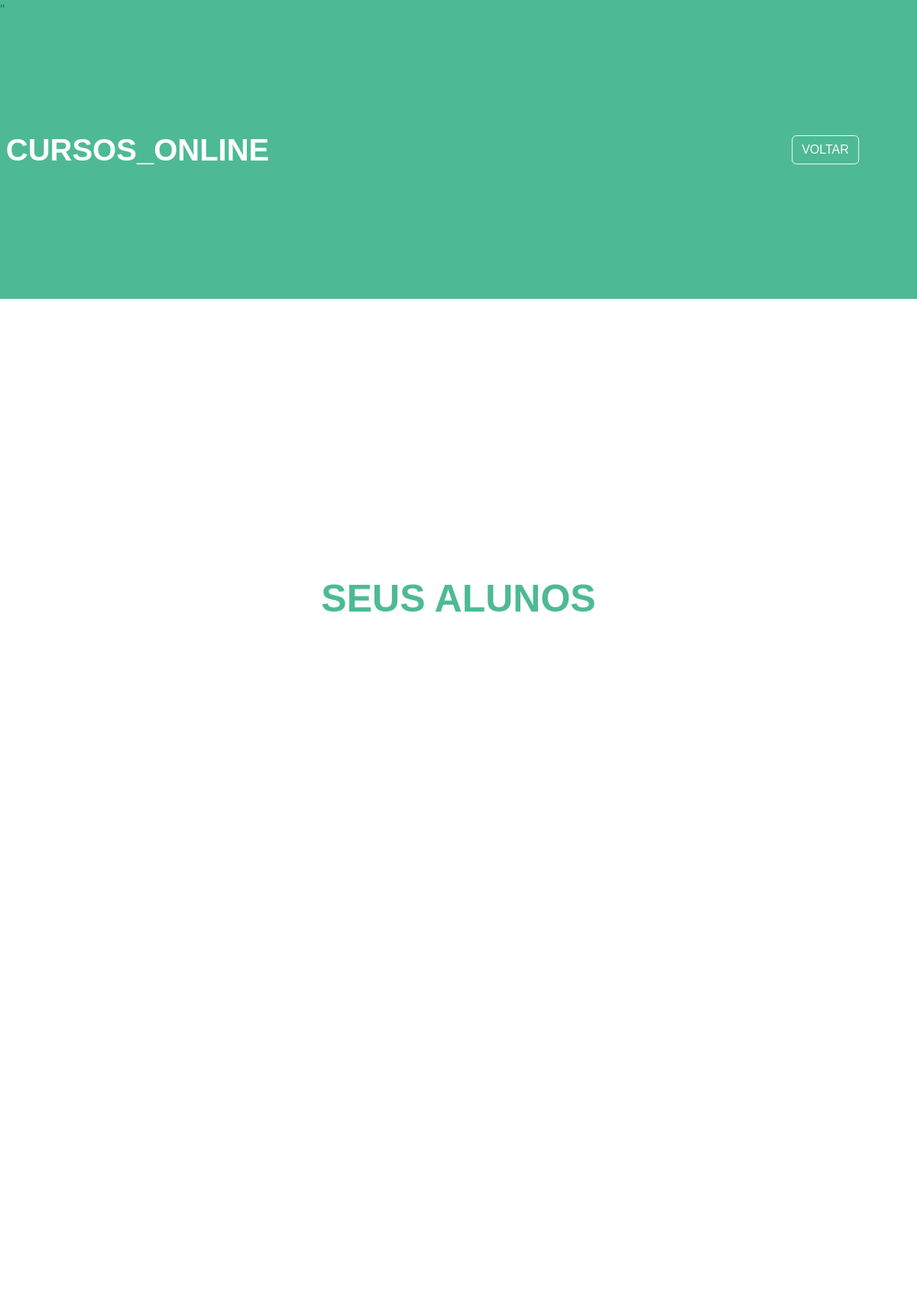
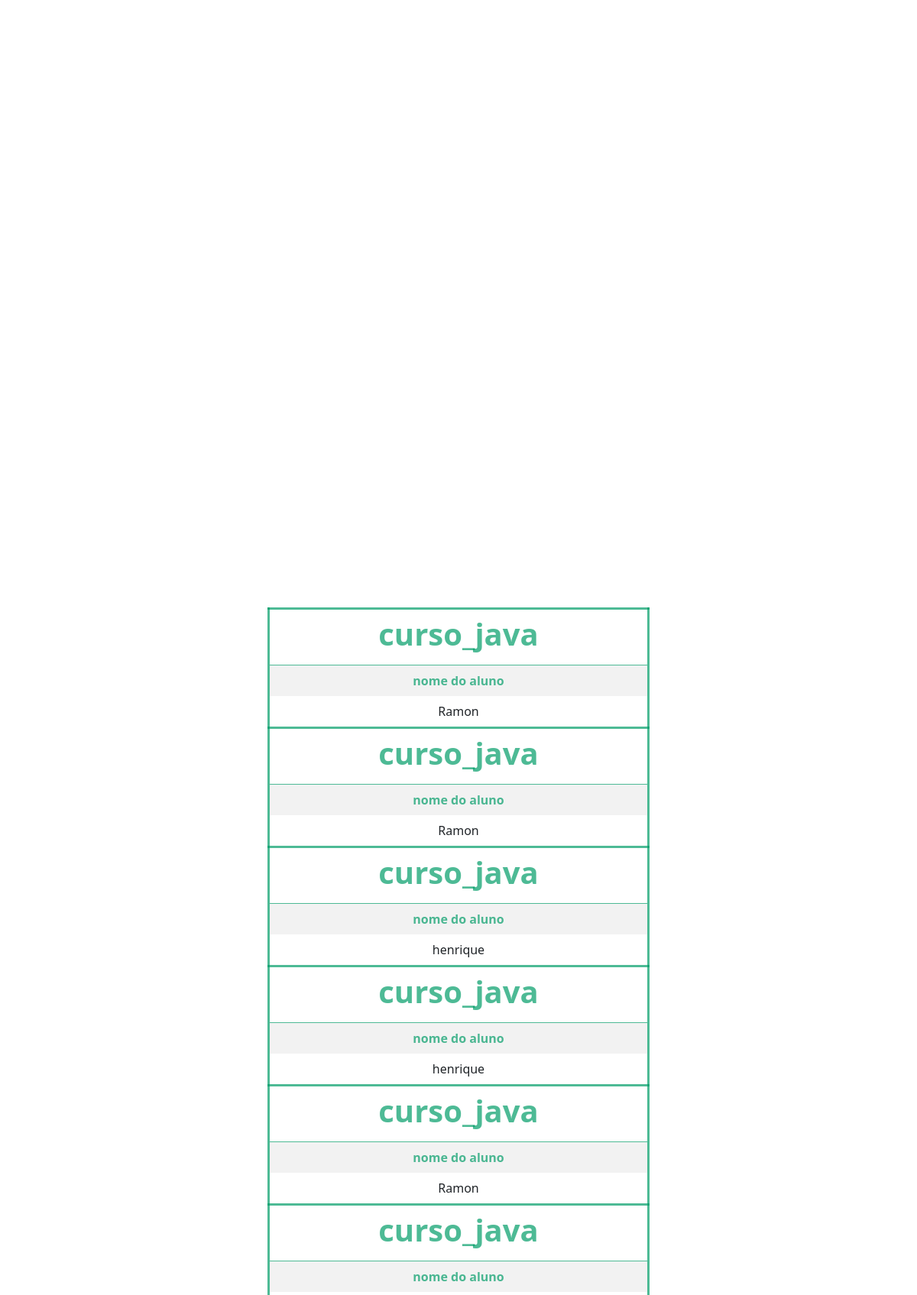
The page /relatorio.php (signed in, upper part) on the database its author committed (2 pictures, top to bottom).
### tables this page shows
CREATE TABLE `curso` (
  `id_curso` int NOT NULL,
  `nome_curso` varchar(255) DEFAULT NULL,
  `valor_curso` varchar(255) DEFAULT NULL,
  `vagas_curso` varchar(255) DEFAULT NULL,
  `tipos_curso` varchar(255) DEFAULT NULL,
  `vagas_ocupadas` varchar(255) DEFAULT NULL,
  `id_adm` int DEFAULT NULL
);

CREATE TABLE `aluno` (
  `id_aluno` int NOT NULL,
  `nome_aluno` varchar(255) DEFAULT NULL,
  `email_aluno` varchar(255) NOT NULL,
  `senha_aluno` varchar(255) DEFAULT NULL
);

### relatorio.php (the view, shortened to what this page needs)
<!DOCTYPE html>
<html lang="en">
<head>
</head>
<body>
<!DOCTYPE html>
<html lang="en">
<head>
    <link rel="stylesheet" href="css/formulario.css">
    <link href="https://cdn.jsdelivr.net/npm/bootstrap@5.3.0-alpha1/dist/css/bootstrap.min.css" rel="stylesheet">
</head>
<body>
<div id="pdf">
<div id="box_menu">
        <center><h1 id="titulo_1"><b id="b">CURSOS_ONLINE</b></h1></center>
        <a href='pagina_inicial_adm.php'><button class='btn btn-outline-light' id='login_1'>VOLTAR</button></a>
        </div>
        <h1 id='txt'><b>SEUS ALUNOS</b></h1>"
</body>
</html>
<?php
require_once "back_and/db_connect.php";
$email = $_SESSION["email_adm"];
$sql = "SELECT c.nome_curso, al.nome_aluno, c.tipos_curso, a.nome_adm, al.email_aluno from curso as c, adm as a, aluno as al, matricula as m
where c.id_adm = a.id_adm and m.id_aluno = al.id_aluno and c.id_curso = m.id_curso and a.email_adm = '$email'";
$result = $connect->query($sql);
if($result->num_rows > 0){
    echo "<div id='box_tabela'>";
    echo "<table  class='table table-striped' id='tabela'>";
    while($row = $result -> fetch_assoc()){
        echo "<thead><tr><th><center><h1><b>".$row['nome_curso']."</b></h1></center></th></tr></thead>";
        echo "<tbody>
                     <tr><td><center><b>nome do aluno</b></center></td></tr>
                     <tr><td><center>".$row["nome_aluno"]."</center></td></tr>
              </tbody>";
    }
    echo "</table>";
    echo "</div>";
}
?>
</body>
</html>

### css/formulario.css (style rules this page uses)
* { padding: 0; margin: 0; }
#login_1 { position: absolute; top: 50%; left: 90%; transform: translate(-50%,-50%); }
#titulo_1 { position: absolute; top: 50%; left: 15%; transform: translate(-50%,-50%); color: white; font-family: Arial, Helvetica, sans-serif; padding: 10px; }
#box_menu { position: absolute; width: 100%; height: 10%; background-color:#0d6efdff; color: white; font-family: Arial, Helvetica, sans-serif; text-align: center; align-items: center; }

### relatorio.php (style rules this page uses)
#login_1 { position: absolute; top: 50%; left: 90%; transform: translate(-50%,-50%); }
#box_menu { position: absolute; width: 100%; height: 10%; background-color:#009c67b2; color: white; font-family: Arial, Helvetica, sans-serif; text-align: center; align-items: center; }
#box_tabela { position: absolute; top: 70%; left: 50%; transform: translate(-50%,-50%); border-radius: 15px; width: 500px; height: 500px; margin-left: auto; margin-right: auto; }
#tabela { position: fixed; width: 500px; height: 470px; border: 3px solid #009c67b2; border-radius: 15px; }
td { border: none; }
b { color: #009c67b2; }
#b { color: white; }
#txt { position: absolute; top: 20%; left: 50%; transform: translate(-50%,-50%); font-family: Arial, Helvetica, sans-serif; font-size: 50px; color: #009c67b2; }
th { border: 3px solid #009c67b2; }

### rows shown on the page
curso: nome_curso "curso_java", aluno.nome_aluno "Ramon", aluno.nome_aluno "henrique"
